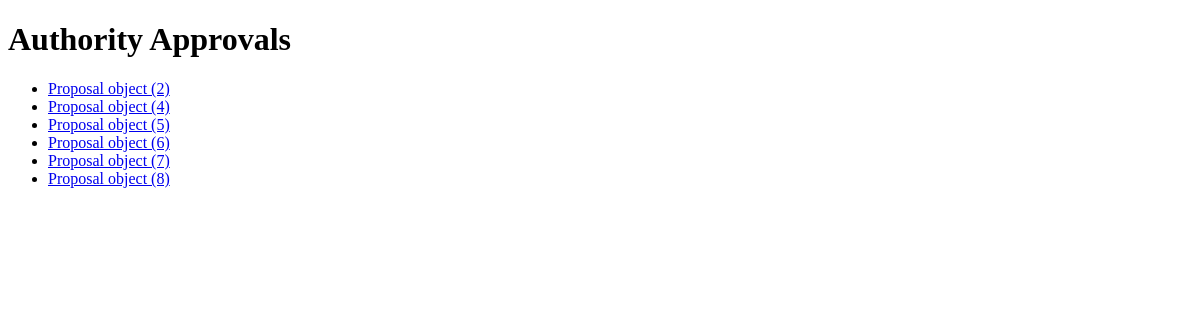
Page /club/authority-approvals/ (signed in) on the earlier database version.
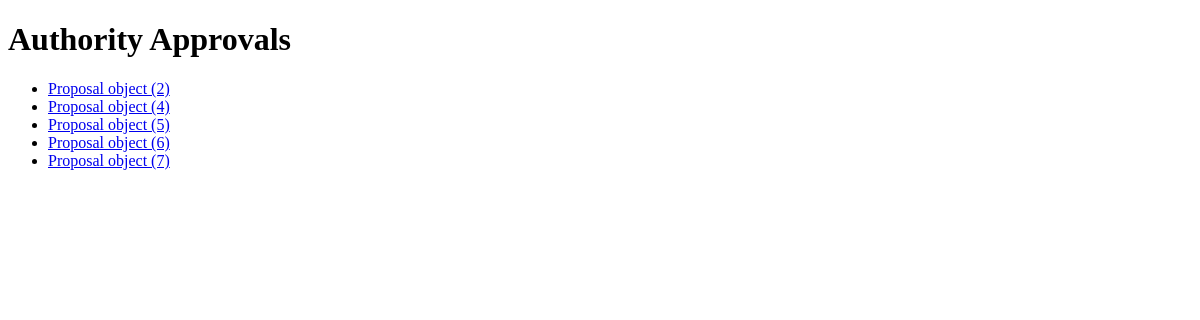
Same page on the later database version.
### club/models.py (models this page shows)
class ProposalApproval(models.Model):
    proposal = models.ForeignKey(Proposal, on_delete=models.CASCADE)
    authority = models.ForeignKey(Authority, on_delete=models.CASCADE)
    approved = models.BooleanField(default=False)

class Proposal(models.Model):
    organizing_club = models.ForeignKey(ClubHead, on_delete=models.CASCADE)
    description = models.TextField()
    date = models.DateField()
    time = models.TimeField()
    venue_requirements = models.CharField(max_length=100)
    budget_requirements = models.DecimalField(max_digits=10, decimal_places=2)
    required_resources = models.TextField()
    attachments = models.FileField(upload_to='attachments/')

### club/views.py (the view)
# urls.py: path('authority-approvals/', views.authority_approvals, name='authority_approvals'),
@login_required
def authority_approvals(request):
    authority = request.user.authority  # Assuming the authority is linked to the User model
    approvals = ProposalApproval.objects.filter(authority=authority)
    return render(request, 'authority_approvals.html', {'approvals': approvals})

### club/templates/authority_approvals.html (shortened to what this page needs)
<!DOCTYPE html>
<html lang="en">
<head>
</head>
<body>
    <h1>Authority Approvals</h1>
    <ul>
        {% for approval in approvals %}
            <li>
                <a href="{% url 'approval_detail' approval.proposal.id %}">{{ approval.proposal }}</a>
            </li>
        {% endfor %}
    </ul>
</body>
</html>

Differences in the rows shown:
removed ProposalApproval: proposal "Proposal object (8)"
